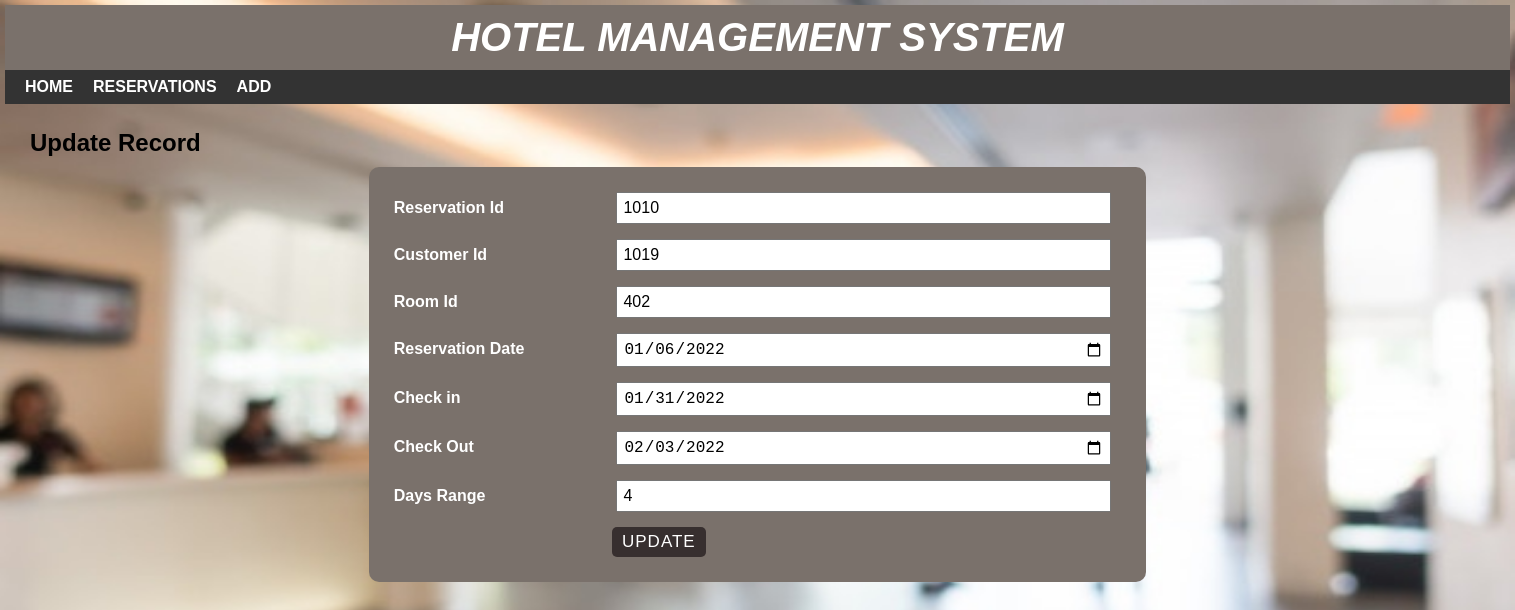
Page /details_updatereserve.php?RESERVE_ID=1010 on the committed database.
### tables this page shows
CREATE TABLE IF NOT EXISTS `reservation` (
  `RESERVE_ID` int NOT NULL AUTO_INCREMENT,
  `CUST_ID` int NOT NULL,
  `ROOM_ID` int NOT NULL,
  `RESERVE_DATE` date DEFAULT NULL,
  `CHECK_IN` date DEFAULT NULL,
  `CHECK_OUT` date DEFAULT NULL,
  `DAYS_RANGE` int NOT NULL,
  PRIMARY KEY (`RESERVE_ID`),
  KEY `CUST_ID` (`CUST_ID`),
  KEY `ROOM_ID` (`ROOM_ID`)
);

### details_updatereserve.php (the view, shortened to what this page needs)
<?php
include 'headers/headerreservedetails.php';
?>
<?php
include 'databaseconfig/config.php';
$RESERVE_ID = $_GET['RESERVE_ID'];
$sql = "SELECT * FROM RESERVATION WHERE RESERVE_ID = '$RESERVE_ID'";
$result = mysqli_query($conn, $sql) or die("Query Unsuccessful.");
if (mysqli_num_rows($result) > 0) {
  while ($row = mysqli_fetch_assoc($result)) {
?>
    <div id="main-content">
      <h2>Update Record</h2>
      <form class="post-form" action="<?php echo $_SERVER['PHP_SELF']; ?>" method="post">
        <div class="form-group">
          <label>Reservation Id</label>
          <input type="text" name="e1" value="<?php echo $row['RESERVE_ID']; ?>" />
        </div>
        <div class="form-group">
          <label>Customer Id</label>
          <input type="text" name="e2" value="<?php echo $row['CUST_ID']; ?>" />
        </div>
        <div class="form-group">
          <label>Room Id</label>
          <input type="text" name="e3" value="<?php echo $row['ROOM_ID']; ?>" />
        </div>
        <div class="form-group">
          <label>Reservation Date</label>
          <input type="date" name="e4" placeholder="yyyy-mm-dd" value="<?php echo $row['RESERVE_DATE']; ?>" />
        </div>
        <div class="form-group">
          <label>Check in</label>
          <input type="date" name="e5" placeholder="yyyy-mm-dd" value="<?php echo $row['CHECK_IN']; ?>" />
        </div>
        <div class="form-group">
          <label>Check Out</label>
          <input type="date" name="e6" placeholder="yyyy-mm-dd" value="<?php echo $row['CHECK_OUT']; ?>" />
        </div>
        <div class="form-group">
          <label>Days Range</label>
          <input type="text" name="e7" value="<?php echo $row['DAYS_RANGE']; ?>" />
        </div>
        <input class="submit" type="submit" name="updatebtn" value="update" />
      </form>
  <?php
  }
}
  ?>
    </div>

### css/style.css (style rules this page uses)
body { font: 16px arial; margin: 0; padding: 0; background-image: url("../images/hotel-lobby.jpg"); background-repeat: no-repeat; background-attachment: fixed; background-size: 100% 100%; }
#main-content { padding: 25px; min-height: 400px; }
#main-content h2 { margin: 0 0 10px; text-transform: capitalize; }
#main-content .post-form { width: 50%; padding: 25px; margin: 0 auto 10px; background-color: #7a716b; border-radius: 10px; }
#main-content .post-form .form-group { margin: 0 0 15px; }
#main-content .post-form .form-group label { width: 30%; display: inline-block; color: #fff; font-weight: 600; }
#main-content .post-form .form-group input, #main-content .post-form .form-group select { font-size: 16px; width: 66%; display: inline-block; padding: 5px; margin: 0; }
#main-content .post-form .submit { font-size: 17px; letter-spacing: 1px; text-transform: uppercase; padding: 5px 10px; color: #fff; background-color: #372f2f; border: none; border-radius: 5px; margin: 0 0 0 30%; cursor: pointer; transition: all 0.3s; }

### rows in the picture
reservation: e1 "1010", e2 "1019", e3 "402", e4 "01/06/2022", e5 "01/31/2022", e6 "02/03/2022", e7 "4"
